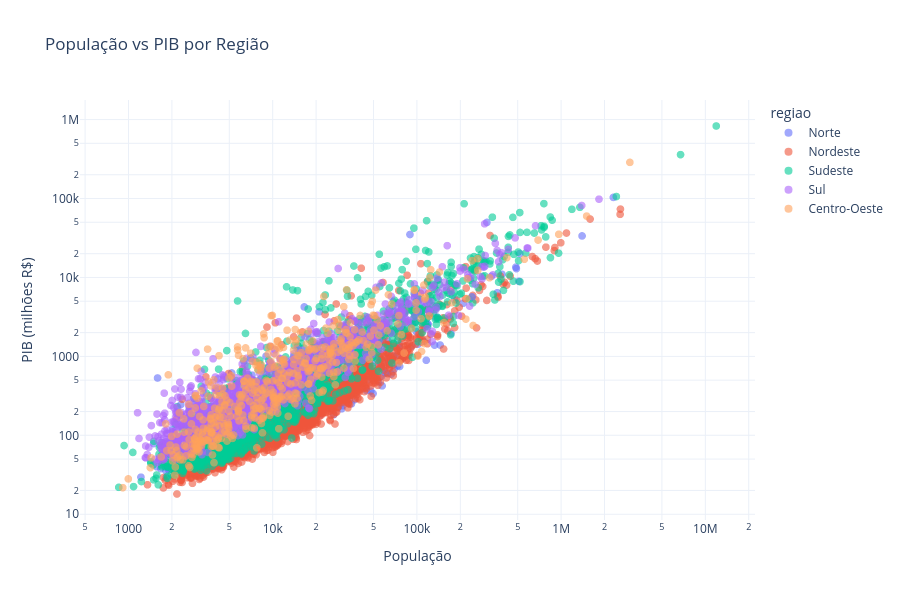
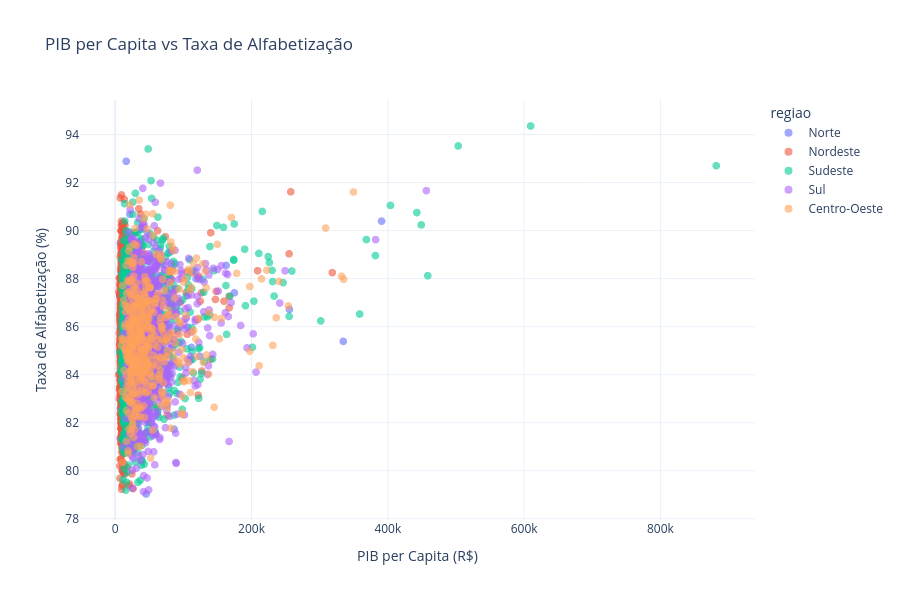

The cell these charts' notebook holds for them, in order:
### Code cell
#═══════════════════════════════════════════════════════════════════════════
#CÉLULA 8: Scatterplots interativos (Plotly)
#═══════════════════════════════════════════════════════════════════════════

from pathlib import Path
import plotly.express as px

print("\n" + "="*80)
print("📈 GRÁFICOS DE DISPERSÃO INTERATIVOS")
print("="*80)
print()

# Caminho base (sobe de notebooks/ para projeto_5/)
base_path = Path('..')

# Diretório de saída
output_dir = base_path / 'outputs/figures'
output_dir.mkdir(parents=True, exist_ok=True)

# -------------------------------------------------------------------------
# População vs PIB (colorido por região)
# -------------------------------------------------------------------------
fig = px.scatter(
    df,
    x='populacao',
    y='pib_milhoes',
    color='regiao',
    hover_data=['nome_municipio', 'uf'],
    title='População vs PIB por Região',
    labels={
        'populacao': 'População',
        'pib_milhoes': 'PIB (milhões R$)'
    },
    log_x=True,
    log_y=True,
    height=600
)

fig.update_traces(marker=dict(size=8, opacity=0.6))
fig.update_layout(template='plotly_white')

output_file_1 = output_dir / '04_scatter_pop_pib.html'
fig.write_html(output_file_1)
print(f"✅ Gráfico interativo salvo: {output_file_1}")
fig.show()

# -------------------------------------------------------------------------
# PIB per capita vs Taxa de alfabetização
# -------------------------------------------------------------------------
fig = px.scatter(
    df,
    x='pib_per_capita',
    y='taxa_alfabetizacao',
    color='regiao',
    hover_data=['nome_municipio', 'uf', 'populacao'],
    title='PIB per Capita vs Taxa de Alfabetização',
    labels={
        'pib_per_capita': 'PIB per Capita (R$)',
        'taxa_alfabetizacao': 'Taxa de Alfabetização (%)'
    },
    height=600
)

fig.update_traces(marker=dict(size=8, opacity=0.6))
fig.update_layout(template='plotly_white')

output_file_2 = output_dir / '05_scatter_pib_alfabet.html'
fig.write_html(output_file_2)
print(f"✅ Gráfico interativo salvo: {output_file_2}")
fig.show()

### Figure 1 — Plotly figure (JSON) as saved in the notebook; plotly's stock layout.template omitted (floating-point values rounded to 4 significant figures; data arrays with more than 128 entries replaced by an {"elided": "..."} marker saying what was removed)
{"data": [{"customdata": {"elided": "449x2 str values"}, "hovertemplate": "regiao=Norte<br>População=%{x}<br>PIB (milhões R$)=%{y}<br>nome_municipio=%{customdata[0]}<br>uf=%{customdata[1]}<extra></extra>", "legendgroup": "Norte", "marker": {"color": "#636efa", "opacity": 0.6, "size": 8, "symbol": "circle"}, "mode": "markers", "name": "Norte", "showlegend": true, "type": "scattergl", "x": {"elided": "449 int values"}, "xaxis": "x", "y": {"elided": "449 float values"}, "yaxis": "y"}, {"customdata": {"elided": "1794x2 str values"}, "hovertemplate": "regiao=Nordeste<br>População=%{x}<br>PIB (milhões R$)=%{y}<br>nome_municipio=%{customdata[0]}<br>uf=%{customdata[1]}<extra></extra>", "legendgroup": "Nordeste", "marker": {"color": "#EF553B", "opacity": 0.6, "size": 8, "symbol": "circle"}, "mode": "markers", "name": "Nordeste", "showlegend": true, "type": "scattergl", "x": {"elided": "1794 int values"}, "xaxis": "x", "y": {"elided": "1794 float values"}, "yaxis": "y"}, {"customdata": {"elided": "1668x2 str values"}, "hovertemplate": "regiao=Sudeste<br>População=%{x}<br>PIB (milhões R$)=%{y}<br>nome_municipio=%{customdata[0]}<br>uf=%{customdata[1]}<extra></extra>", "legendgroup": "Sudeste", "marker": {"color": "#00cc96", "opacity": 0.6, "size": 8, "symbol": "circle"}, "mode": "markers", "name": "Sudeste", "showlegend": true, "type": "scattergl", "x": {"elided": "1668 int values"}, "xaxis": "x", "y": {"elided": "1668 float values"}, "yaxis": "y"}, {"customdata": {"elided": "1188x2 str values"}, "hovertemplate": "regiao=Sul<br>População=%{x}<br>PIB (milhões R$)=%{y}<br>nome_municipio=%{customdata[0]}<br>uf=%{customdata[1]}<extra></extra>", "legendgroup": "Sul", "marker": {"color": "#ab63fa", "opacity": 0.6, "size": 8, "symbol": "circle"}, "mode": "markers", "name": "Sul", "showlegend": true, "type": "scattergl", "x": {"elided": "1188 int values"}, "xaxis": "x", "y": {"elided": "1188 float values"}, "yaxis": "y"}, {"customdata": {"elided": "466x2 str values"}, "hovertemplate": "regiao=Centro-Oeste<br>População=%{x}<br>PIB (milhões R$)=%{y}<br>nome_municipio=%{customdata[0]}<br>uf=%{customdata[1]}<extra></extra>", "legendgroup": "Centro-Oeste", "marker": {"color": "#FFA15A", "opacity": 0.6, "size": 8, "symbol": "circle"}, "mode": "markers", "name": "Centro-Oeste", "showlegend": true, "type": "scattergl", "x": {"elided": "466 int values"}, "xaxis": "x", "y": {"elided": "466 float values"}, "yaxis": "y"}], "layout": {"height": 600, "legend": {"title": {"text": "regiao"}, "tracegroupgap": 0}, "title": {"text": "População vs PIB por Região"}, "xaxis": {"anchor": "y", "domain": [0, 1], "title": {"text": "População"}, "type": "log"}, "yaxis": {"anchor": "x", "domain": [0, 1], "title": {"text": "PIB (milhões R$)"}, "type": "log"}}}

### Figure 2 — Plotly figure (JSON) as saved in the notebook; plotly's stock layout.template omitted (floating-point values rounded to 4 significant figures; data arrays with more than 128 entries replaced by an {"elided": "..."} marker saying what was removed)
{"data": [{"customdata": {"elided": "449x3 mixed values"}, "hovertemplate": "regiao=Norte<br>PIB per Capita (R$)=%{x}<br>Taxa de Alfabetização (%)=%{y}<br>nome_municipio=%{customdata[0]}<br>uf=%{customdata[1]}<br>populacao=%{customdata[2]}<extra></extra>", "legendgroup": "Norte", "marker": {"color": "#636efa", "opacity": 0.6, "size": 8, "symbol": "circle"}, "mode": "markers", "name": "Norte", "showlegend": true, "type": "scattergl", "x": {"elided": "449 float values"}, "xaxis": "x", "y": {"elided": "449 float values"}, "yaxis": "y"}, {"customdata": {"elided": "1794x3 mixed values"}, "hovertemplate": "regiao=Nordeste<br>PIB per Capita (R$)=%{x}<br>Taxa de Alfabetização (%)=%{y}<br>nome_municipio=%{customdata[0]}<br>uf=%{customdata[1]}<br>populacao=%{customdata[2]}<extra></extra>", "legendgroup": "Nordeste", "marker": {"color": "#EF553B", "opacity": 0.6, "size": 8, "symbol": "circle"}, "mode": "markers", "name": "Nordeste", "showlegend": true, "type": "scattergl", "x": {"elided": "1794 float values"}, "xaxis": "x", "y": {"elided": "1794 float values"}, "yaxis": "y"}, {"customdata": {"elided": "1668x3 mixed values"}, "hovertemplate": "regiao=Sudeste<br>PIB per Capita (R$)=%{x}<br>Taxa de Alfabetização (%)=%{y}<br>nome_municipio=%{customdata[0]}<br>uf=%{customdata[1]}<br>populacao=%{customdata[2]}<extra></extra>", "legendgroup": "Sudeste", "marker": {"color": "#00cc96", "opacity": 0.6, "size": 8, "symbol": "circle"}, "mode": "markers", "name": "Sudeste", "showlegend": true, "type": "scattergl", "x": {"elided": "1668 float values"}, "xaxis": "x", "y": {"elided": "1668 float values"}, "yaxis": "y"}, {"customdata": {"elided": "1188x3 mixed values"}, "hovertemplate": "regiao=Sul<br>PIB per Capita (R$)=%{x}<br>Taxa de Alfabetização (%)=%{y}<br>nome_municipio=%{customdata[0]}<br>uf=%{customdata[1]}<br>populacao=%{customdata[2]}<extra></extra>", "legendgroup": "Sul", "marker": {"color": "#ab63fa", "opacity": 0.6, "size": 8, "symbol": "circle"}, "mode": "markers", "name": "Sul", "showlegend": true, "type": "scattergl", "x": {"elided": "1188 float values"}, "xaxis": "x", "y": {"elided": "1188 float values"}, "yaxis": "y"}, {"customdata": {"elided": "466x3 mixed values"}, "hovertemplate": "regiao=Centro-Oeste<br>PIB per Capita (R$)=%{x}<br>Taxa de Alfabetização (%)=%{y}<br>nome_municipio=%{customdata[0]}<br>uf=%{customdata[1]}<br>populacao=%{customdata[2]}<extra></extra>", "legendgroup": "Centro-Oeste", "marker": {"color": "#FFA15A", "opacity": 0.6, "size": 8, "symbol": "circle"}, "mode": "markers", "name": "Centro-Oeste", "showlegend": true, "type": "scattergl", "x": {"elided": "466 float values"}, "xaxis": "x", "y": {"elided": "466 float values"}, "yaxis": "y"}], "layout": {"height": 600, "legend": {"title": {"text": "regiao"}, "tracegroupgap": 0}, "title": {"text": "PIB per Capita vs Taxa de Alfabetização"}, "xaxis": {"anchor": "y", "domain": [0, 1], "title": {"text": "PIB per Capita (R$)"}}, "yaxis": {"anchor": "x", "domain": [0, 1], "title": {"text": "Taxa de Alfabetização (%)"}}}}
